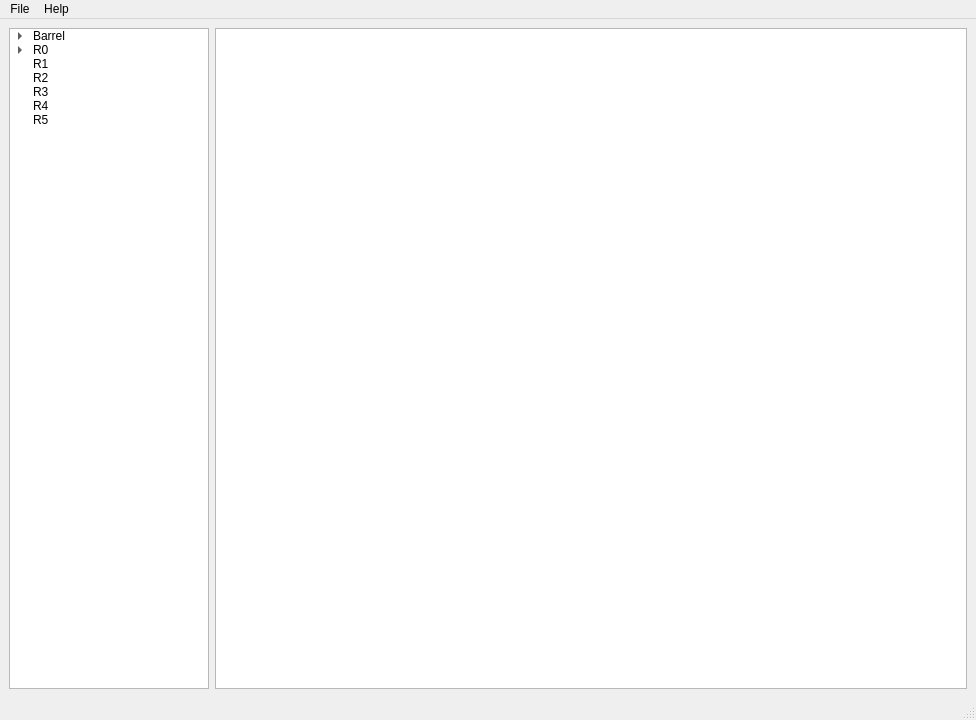
<?xml version="1.0" encoding="UTF-8"?>
<ui version="4.0">
 <class>MainWindow</class>
 <widget class="QMainWindow" name="MainWindow">
  <property name="geometry">
   <rect>
    <x>0</x>
    <y>0</y>
    <width>976</width>
    <height>720</height>
   </rect>
  </property>
  <property name="minimumSize">
   <size>
    <width>0</width>
    <height>0</height>
   </size>
  </property>
  <property name="windowTitle">
   <string>Issue Tracking GUI</string>
  </property>
  <property name="windowIcon">
   <iconset>
    <normaloff>../imgs/form.png</normaloff>../imgs/form.png</iconset>
  </property>
  <widget class="QWidget" name="centralwidget">
   <layout class="QGridLayout" name="gridLayout">
    <item row="0" column="0">
     <widget class="QTreeWidget" name="selectionTree">
      <property name="maximumSize">
       <size>
        <width>200</width>
        <height>16777215</height>
       </size>
      </property>
      <property name="focusPolicy">
       <enum>Qt::NoFocus</enum>
      </property>
      <property name="tabKeyNavigation">
       <bool>true</bool>
      </property>
      <attribute name="headerVisible">
       <bool>false</bool>
      </attribute>
      <column>
       <property name="text">
        <string>Part</string>
       </property>
      </column>
      <item>
       <property name="text">
        <string>Barrel</string>
       </property>
       <item>
        <property name="text">
         <string>LH</string>
        </property>
        <item>
         <property name="text">
          <string>ASIC16</string>
         </property>
        </item>
        <item>
         <property name="text">
          <string>ASIC17</string>
         </property>
        </item>
        <item>
         <property name="text">
          <string>ASIC18</string>
         </property>
        </item>
        <item>
         <property name="text">
          <string>ASIC19</string>
         </property>
        </item>
        <item>
         <property name="text">
          <string>ASIC20</string>
         </property>
        </item>
        <item>
         <property name="text">
          <string>ASIC21</string>
         </property>
        </item>
        <item>
         <property name="text">
          <string>ASIC22</string>
         </property>
        </item>
        <item>
         <property name="text">
          <string>ASIC23</string>
         </property>
        </item>
        <item>
         <property name="text">
          <string>ASIC24</string>
         </property>
        </item>
        <item>
         <property name="text">
          <string>ASIC25</string>
         </property>
        </item>
       </item>
       <item>
        <property name="text">
         <string>RH</string>
        </property>
        <item>
         <property name="text">
          <string>ASIC16</string>
         </property>
        </item>
        <item>
         <property name="text">
          <string>ASIC17</string>
         </property>
        </item>
        <item>
         <property name="text">
          <string>ASIC18</string>
         </property>
        </item>
        <item>
         <property name="text">
          <string>ASIC19</string>
         </property>
        </item>
        <item>
         <property name="text">
          <string>ASIC20</string>
         </property>
        </item>
        <item>
         <property name="text">
          <string>ASIC21</string>
         </property>
        </item>
        <item>
         <property name="text">
          <string>ASIC22</string>
         </property>
        </item>
        <item>
         <property name="text">
          <string>ASIC23</string>
         </property>
        </item>
        <item>
         <property name="text">
          <string>ASIC24</string>
         </property>
        </item>
        <item>
         <property name="text">
          <string>ASIC25</string>
         </property>
        </item>
        <item>
         <property name="text">
          <string>HCC</string>
         </property>
        </item>
       </item>
       <item>
        <property name="text">
         <string>Powerboard</string>
        </property>
       </item>
       <item>
        <property name="text">
         <string>Sensor</string>
        </property>
       </item>
      </item>
      <item>
       <property name="text">
        <string>R0</string>
       </property>
       <item>
        <property name="text">
         <string>H0</string>
        </property>
        <item>
         <property name="text">
          <string>ASIC1</string>
         </property>
        </item>
        <item>
         <property name="text">
          <string>ASIC2</string>
         </property>
        </item>
        <item>
         <property name="text">
          <string>ASIC3</string>
         </property>
        </item>
        <item>
         <property name="text">
          <string>ASIC4</string>
         </property>
        </item>
        <item>
         <property name="text">
          <string>ASIC5</string>
         </property>
        </item>
        <item>
         <property name="text">
          <string>ASIC6</string>
         </property>
        </item>
        <item>
         <property name="text">
          <string>ASIC7</string>
         </property>
        </item>
        <item>
         <property name="text">
          <string>ASIC8</string>
         </property>
        </item>
        <item>
         <property name="text">
          <string>HCC</string>
         </property>
        </item>
       </item>
       <item>
        <property name="text">
         <string>H1</string>
        </property>
        <item>
         <property name="text">
          <string>HCC</string>
         </property>
        </item>
       </item>
       <item>
        <property name="text">
         <string>Powerboard</string>
        </property>
       </item>
       <item>
        <property name="text">
         <string>Sensor</string>
        </property>
       </item>
      </item>
      <item>
       <property name="text">
        <string>R1</string>
       </property>
      </item>
      <item>
       <property name="text">
        <string>R2</string>
       </property>
      </item>
      <item>
       <property name="text">
        <string>R3</string>
       </property>
      </item>
      <item>
       <property name="text">
        <string>R4</string>
       </property>
      </item>
      <item>
       <property name="text">
        <string>R5</string>
       </property>
      </item>
     </widget>
    </item>
    <item row="0" column="1">
     <widget class="QGraphicsView" name="selectionView">
      <property name="focusPolicy">
       <enum>Qt::StrongFocus</enum>
      </property>
      <property name="verticalScrollBarPolicy">
       <enum>Qt::ScrollBarAlwaysOff</enum>
      </property>
      <property name="horizontalScrollBarPolicy">
       <enum>Qt::ScrollBarAlwaysOff</enum>
      </property>
     </widget>
    </item>
   </layout>
  </widget>
  <widget class="QMenuBar" name="menubar">
   <property name="geometry">
    <rect>
     <x>0</x>
     <y>0</y>
     <width>976</width>
     <height>21</height>
    </rect>
   </property>
   <widget class="QMenu" name="menuFile">
    <property name="title">
     <string>File</string>
    </property>
    <addaction name="actionNew"/>
    <addaction name="actionOpen"/>
    <addaction name="actionSave"/>
    <addaction name="actionSave_As"/>
    <addaction name="separator"/>
    <addaction name="actionEdit"/>
    <addaction name="actionConfiguration"/>
    <addaction name="separator"/>
    <addaction name="actionExit"/>
   </widget>
   <widget class="QMenu" name="menuHelp">
    <property name="title">
     <string>Help</string>
    </property>
    <addaction name="actionHelp"/>
    <addaction name="separator"/>
    <addaction name="actionAbout"/>
   </widget>
   <addaction name="menuFile"/>
   <addaction name="menuHelp"/>
  </widget>
  <widget class="QStatusBar" name="statusbar"/>
  <action name="actionOpen">
   <property name="text">
    <string>Open...</string>
   </property>
  </action>
  <action name="actionExit">
   <property name="text">
    <string>Exit</string>
   </property>
  </action>
  <action name="actionHelp">
   <property name="text">
    <string>Help</string>
   </property>
  </action>
  <action name="actionAbout">
   <property name="text">
    <string>About</string>
   </property>
  </action>
  <action name="actionEdit">
   <property name="text">
    <string>Edit</string>
   </property>
  </action>
  <action name="actionConfiguration">
   <property name="text">
    <string>Configuration</string>
   </property>
  </action>
  <action name="actionSave">
   <property name="text">
    <string>Save</string>
   </property>
  </action>
  <action name="actionSave_As">
   <property name="text">
    <string>Save As..</string>
   </property>
  </action>
  <action name="actionNew">
   <property name="text">
    <string>New</string>
   </property>
  </action>
 </widget>
 <resources/>
 <connections/>
</ui>
